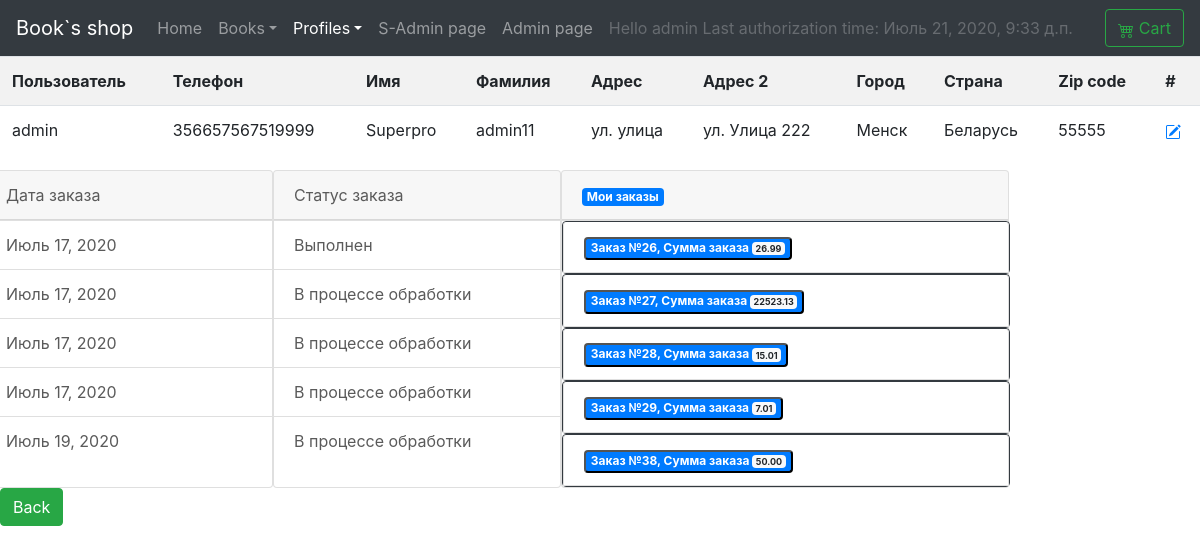
Page /profiles/detail/1 (signed in) on the committed database.
### profiles/models.py (models this page shows, shortened)
class Profile(models.Model):
    user=models.OneToOneField(
        User,
        related_name='prof_user',
        on_delete=models.CASCADE,
        null=True,
        blank=True
    )
    username=models.CharField(
        verbose_name="Имя пользователя",
        max_length=100,
        default=''
    )
    phone=models.CharField(
        verbose_name="Телефон",
        max_length=15,
        null=True,
        blank=True,
        default="375290000000"
    )
    email=models.EmailField(
        verbose_name="Е-mail",
        null=True,
        blank=True,
    )
    first_name = models.CharField(
        verbose_name="Имя",
        max_length=128,
        blank=True)
    last_name = models.CharField(
        verbose_name="Фамилия",
        max_length=128,
        blank=True)
    address_1 = models.CharField(
        verbose_name="Адресс 1",
        max_length=128,
        blank=True)
    address_2 = models.CharField(
        verbose_name="Адресс 2",
        max_length=128,
        blank=True)
    city = models.CharField(
        verbose_name="Город",
        max_length=64,
        default="Минск",
        blank=True
        )
    county = models.CharField(
        verbose_name="Страна",
        max_length=64,
        default="Беларусь",
        blank=True
        )
    zip_code = models.CharField(
        verbose_name="Почтовый индекс",
        max_length=5,
        default="23555",
        blank=True
        )

### cart/models.py (models this page shows, shortened)
class Cart(models.Model):
    user=models.ForeignKey(
        User,
        on_delete=models.CASCADE,
        related_name="carts",
        blank=True,
        null=True
    )
    create=models.DateField(
        verbose_name="Дата внесения в каталог",
        auto_now=False,
        auto_now_add=True
    )
    update=models.DateField(
        verbose_name="Дата последнего изменения",
        auto_now=True,
        auto_now_add=False
    )
    def totalprice(self):
        price=0
        for product in self.books.all():
            price+=product.price
        return price

class BookInCart(models.Model):
    cart=models.ForeignKey(
        Cart,
        on_delete=models.CASCADE,
        related_name='books'
    )
    books=models.ForeignKey(
        Books,
        on_delete=models.CASCADE,
        related_name="books_in_cart"
    )
    qantity=models.IntegerField(
        verbose_name='Кол-во',
        default=1
    )
    @property
    def price(self):
        price=self.qantity*self.books.price
        if price==0:
            return 0
        return price
    class Meta:
        unique_together=(('cart','books'),)

### order/models.py (models this page shows, shortened)
class Order(models.Model):
    cart=models.OneToOneField(
        Cart,
        on_delete=models.PROTECT,
    )
    status=models.BooleanField(
        verbose_name="Выполнен(да/нет)",
        default=False
    )
    delivery_address=models.TextField(
        verbose_name="Адрес доставки",
    )
    contact_phone=models.CharField(
        verbose_name="Контактный номер",
        max_length=15
    )
    create=models.DateField(
        verbose_name="Дата cоздания",
        auto_now=False,
        auto_now_add=True
    )
    update=models.DateField(
        verbose_name="Дата последнего изменения",
        auto_now=True,
        auto_now_add=False
    )
    comment=models.TextField(
        verbose_name="Комментарий к заказу",
        blank=True,
        null=True
    )

### books/models.py (models this page shows, shortened)
class Books(models.Model):
    name=models.CharField(
        verbose_name="Имя книги",
        max_length=100
    )
    description = models.TextField(
        verbose_name='Описание книги',
        null=True,
        blank=True
    )
    picture=models.ImageField(
        verbose_name="Фото обложки",
        upload_to="books-pic",
        null=True,
        blank=True,
        default="books-pic/default.jpg"
    )
    price=models.DecimalField(
        verbose_name="Цена",
        max_digits=5,
        decimal_places=2,
        default=00.00
    )
    author=models.ManyToManyField(
        'Author',
        verbose_name="Автор",
        related_name="books_author"
    )
    series=models.ManyToManyField(
        'Series',
        verbose_name="Серия",
        related_name="series_books",
        null=True,
        blank=True,
    )
    genre=models.ManyToManyField(
        'Genre',
        verbose_name="Жанр",
        related_name="genre_books"
    )
    publishing_year=models.PositiveSmallIntegerField (
        verbose_name="Год издания",
        default=2020
    )
    count_page=models.IntegerField(
        verbose_name="Кол-во страниц",
        default=100
    )
    binging=models.ForeignKey(
        'Binging',
        verbose_name="Переплёт",
        on_delete=models.PROTECT,
        default=1
    )
    format_book=models.CharField(
        verbose_name="Формат",
        default="99x99",
        max_length=15
    )
    isbn=models.CharField(
        verbose_name="ISBN",
        default="999-1-88877-6",
        max_length=15
    )
    weight=models.PositiveSmallIntegerField(
        verbose_name="Вес(гр.)",
        default="100"
    )
    age_limit=models.CharField(
        verbose_name="Ограничение по возрасту",
        default="6+",
        max_length=3
    )
    publisher=models.ManyToManyField(
        'Publisher',
        verbose_name="Издательство",
        related_name="publisher_books"
    )
    count_book=models.IntegerField(
        verbose_name="Ко-во книг в наличии",
        default=10
    )
    availability=models.BooleanField(
        verbose_name="Наличие книги",
        default=True
    )
    rating=models.FloatField(
        verbose_name="Рейтинг",
        validators=[MinValueValidator(0), MaxValueValidator(10)],
        default=9
    )
    create=models.DateField(
        verbose_name="Дата внесения в каталог",
        auto_now=False,
        auto_now_add=True
    )
    update=models.DateField(
        verbose_name="Дата последнего изменения",
        auto_now=True,
        auto_now_add=False
    )
    user=models.ForeignKey(
        User,
        on_delete=models.PROTECT,
        default=2
    )

### profiles/views.py (the view)
# urls.py: path('detail/<int:pk>', views.ProfilesDetail.as_view(),name='detail')
class ProfilesDetail(LoginRequiredMixin,DetailView):
    model= Profile
    template_name='profiles/detail.html'

### profiles/templates/profiles/detail.html (shortened to what this page needs)
{% extends "base.html" %}
{% load crispy_forms_tags %}
        {% block profiles_active%}
          <a class="nav-link dropdown-toggle active" href="{% url 'CRUDL_profiles:detail' user.prof_user.pk %}" id="dropdown01" data-toggle="dropdown" aria-haspopup="true" aria-expanded="true">Profiles</a>
          {% endblock profiles_active %}
{% block main %}
{% if user.username == object.username%}
<body>
            <table class="table table-striped" width="100%" >
                    <tr>
                        <th>Пользователь</th><th>Телефон</th><th>Имя</th><th>Фамилия</th><th>Адрес</th><th>Адрес 2</th></th><th>Город</th><th>Страна</th><th>Zip code</th><th>#</th>
                    </tr>
                <tr>
                    <td>{{object.username}}</td>
                    <td>{{object.phone}}</td>
                    <td>{{object.first_name}}</td>
                    <td>{{object.last_name}}</td>
                    <td>{{object.address_1}}</td>
                    <td>{{object.address_2}}</td>
                    <td>{{object.city}}</td>
                    <td>{{object.county}}</td>
                    <td>{{object.zip_code}}</td>
                    <td><a href="{% url 'CRUDL_profiles:update' object.pk %}"></a></td>
                </tr>
            </table>
        <div class="row">
            <div class="card" style="width: 18rem;">
                <div class="card-header">
                    Дата заказа
                </div>
                <ul class="list-group list-group-flush">
                {% for cart in object.user.carts.all %}
                    {% if cart.order %}
                    <li class="list-group-item">{{cart.create}}</li>
                    {% endif %}
                {% endfor %}
                </ul>
            </div>
            <div class="card" style="width: 18rem;">
                <div class="card-header">
                    Статус заказа
                </div>
                <ul class="list-group list-group-flush">
                {% for cart in object.user.carts.all %}
                    {% if cart.order %}
                    <li class="list-group-item">
                        {% if cart.order.status %}
                        Выполнен
                        {% else %}
                        В процессе обработки
                        {% endif %}
                    </li>
                    {% endif %}
                {% endfor %}
                </ul>
            </div>
            <div class="card" style="width: 28rem;">
                <div class="card-header" >
                <a class="badge badge-primary" data-toggle="collapse" href="#collapseExample" role="button" aria-expanded="false" aria-controls="collapseExample">
                    Мои заказы
                    </a>
                </div>
                <ul class="list-group list-group-flush">
                {% for cart in object.user.carts.all %}
                    {% if cart.order %}
                    <div class="card border-dark" style="width: 28rem;">
                        <li class="list-group-item">
                        <button type="button" class="badge badge-primary">
                        Заказ №{{cart.order.pk}}, Сумма заказа <span class="badge badge-light">{{cart.totalprice}}</span>
                        </button></li>
                    </div>
                    {% endif %}
                {% endfor %}
                </ul>
            </div>
        </div>
{% endif %}
        <a class="btn btn-success" href="{% url 'home_page'%}">Back </a>
</body>
{% endblock main %}

### templates/base.html (shortened to what this page needs)
<!doctype html>
<html lang="en">
  <head> {% block head %}
    {% load static %}
    {% load crispy_forms_tags %}
    <link href="https://getbootstrap.com/docs/4.5/dist/css/bootstrap.min.css" rel="stylesheet">
     <link href="{% static 'css/carousel.css' %}" rel="stylesheet">
</head>{% endblock head %}
<body>
  <header> {% block top_menu %}
    <nav class="navbar navbar-expand-md navbar-dark fixed-top bg-dark">
      <a class="navbar-brand">Book`s shop</a>
    <div class="collapse navbar-collapse" id="navbarCollapse">
      <ul class="navbar-nav mr-auto">
        <a class="nav-link" href="{% url 'home_page' %}">Home <span class="sr-only">(current)</span></a>
        {% block books %}
        <li class="nav-item dropdown">
        {% block books_active %}
          <a class="nav-link dropdown-toggle" href="{% url 'CRUDL_books:list' %}" id="dropdown01" data-toggle="dropdown" aria-haspopup="true" aria-expanded="true">Books</a>
          {% endblock books_active %}
        </li>
        {% endblock books %}
        {% block profiles %}
        <li class="nav-item dropdown">
        {% block profiles_active%}{% endblock profiles_active %}
        </li>
            {% if user.is_staff %}
            <li class="nav-item">
              <a class="nav-link" href="{% url 's-admin:index' %}">S-Admin page</a>
              </li>
              {% if user.is_superuser %}
                <li class="nav-item">
                  <a class="nav-link" href="/admin/">Admin page</a>
                </li>
              {%endif%}
            {% endif %}
            {% if user.is_authenticated %}
            <li class="nav-item">
              <a class="nav-link disabled" href="#" tabindex="-1" aria-disabled="true">Hello {{user}} Last authorization time: {{user.last_login}}</a>
            </li>
             {% endif%}
          {% endblock profiles %}
      </ul>
      <a class="btn btn-outline-success" href="{% url 'cart:my' %}">
      Cart</a>
    </div>
  </nav>
</header> {% endblock top_menu %}
<main role="main">{% block main %}{% endblock main %}
      </body>
</body>
</html>

### test_hello_word/static/css/carousel.css (style rules this page uses)
body { padding-top: 3rem; padding-bottom: 3rem; color: #5a5a5a; }

### rows in the picture
Profile: username "admin", phone "356657567519999", first_name "Superpro", last_name "admin11", address_1 "ул. улица", address_2 "ул. Улица 222", city "Менск", county "Беларусь", zip_code "55555"
Cart: create "Июль 17, 2020", shows "Выполнен", order.pk "26", totalprice "26.99"
Cart: create "Июль 17, 2020", shows "В процессе обработки", order.pk "27", totalprice "22523.13"
Cart: create "Июль 17, 2020", shows "В процессе обработки", order.pk "28", totalprice "15.01"
Cart: create "Июль 17, 2020", shows "В процессе обработки", order.pk "29", totalprice "7.01"
Cart: create "Июль 19, 2020", shows "В процессе обработки", order.pk "38", totalprice "50.00"

### other values in the picture
{{ user }} "admin"
{{ user.last_login }} "Июль 21, 2020, 9:33 д.п."
